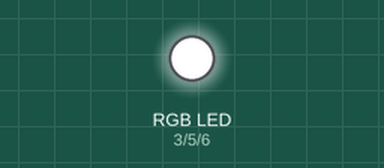
Bench run of a sketch on a simulated Arduino Uno, built with avr-gcc and run on an emulated ATmega328P. On the bench: an RGB LED mixed from three pins (HIGH = lit).

Above: at 0.1 s.
Timing chart, 0 to 1.6 s (numbered marks = the images above):
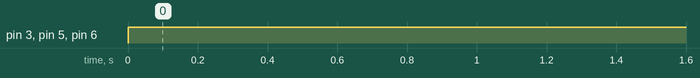

Measured:
- by itself, pin 3 (red_light_pin), pin 5 (green_light_pin), pin 6 (blue_light_pin): LOW → HIGH at 0.00 s

The sketch:

RGB_LED.ino
```cpp
int red_light_pin= 3;
int green_light_pin = 5;
int blue_light_pin = 6;

unsigned int red,green,blue;

void setup() {
  pinMode(red_light_pin, OUTPUT);
  pinMode(green_light_pin, OUTPUT);
  pinMode(blue_light_pin, OUTPUT);
}

void loop() {


  RGB_color(255-red, 255-green, 255-blue); // Red
  delay(1000);

}

void RGB_color(int red_light_value, int green_light_value, int blue_light_value)
 {
  analogWrite(red_light_pin, red_light_value);
  analogWrite(green_light_pin, green_light_value);
  analogWrite(blue_light_pin, blue_light_value);
}
```
